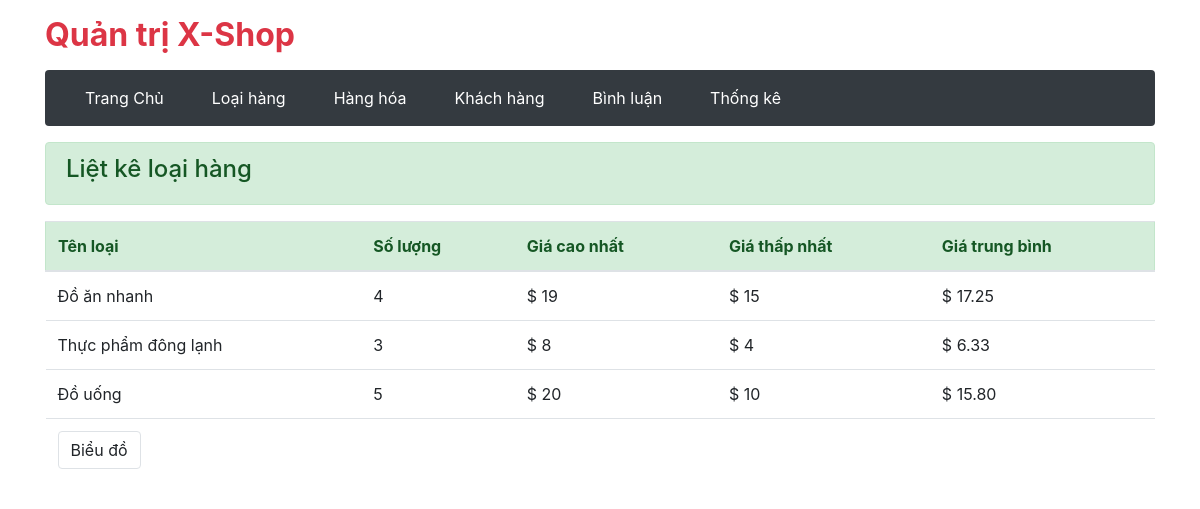
Screenshot of /admin/statistical/index.php (signed in) with the database file from the repository.
### tables this page shows
CREATE TABLE `loai` (
  `ma_loai` int(11) NOT NULL,
  `ten_loai` varchar(50) NOT NULL
);

### admin/statistical/index.php (called while the page is built, shortened)
<?php
    require '../../dao/functionMember.php';
    require '../../dao/functionProduct.php';
    $items = statisticalProduct();
    require "../layout.php";
?>

### dao/functionProduct.php (called while the page is built, shortened)
<?php
    require_once 'database.php';
    function statisticalProduct(){
        global $conn;
        $select = "SELECT L.*, H.ma_loai, H.don_gia, COUNT(H.ma_loai) AS so_luong , MAX(h.don_gia), MIN(h.don_gia), AVG(H.don_gia)
                    FROM loai AS L INNER JOIN hang_hoa AS H ON L.ma_loai = H.ma_loai
                    GROUP BY H.ma_loai";
        return $conn->query($select);
    }

### admin/statistical/listStatistical.php (the view)
<div class="alert alert-success mt-3">
    <h4>Liệt kê loại hàng</h4>
</div>
<form action="" method="post">
    <table class="table ">
        <thead class="alert alert-success">
            <tr>
                <th scope="col">Tên loại</th>
                <th scope="col">Số lượng</th>
                <th scope="col">Giá cao nhất</th>
                <th scope="col">Giá thấp nhất</th>
                <th scope="col">Giá trung bình</th>
            </tr>
        </thead>
        <tbody>
            <?php foreach ($items as $item) : ?>
                <tr>
                    <td><?= $item['ten_loai'] ?></td>
                    <td><?= $item['so_luong'] ?></td>
                    <td>$ <?= $item['MAX(h.don_gia)'] ?></td>
                    <td>$ <?= $item['MIN(h.don_gia)'] ?></td>
                    <td>$ <?= number_format($item['AVG(H.don_gia)'], 2) ?></td>
                </tr>
            <?php endforeach ?>
        </tbody>
        <tfoot>
            <tr>
                <td colspan="7">
                    <a href="index.php?chart" class="btn btn-defaut border">Biểu đồ</a>
                </td>
            </tr>
        </tfoot>
    </table>
</form>

### rows the page displays
loai: ten_loai "Đồ ăn nhanh", so_luong "4", MAX "19", MIN "15", AVG "17.25"
loai: ten_loai "Thực phẩm đông lạnh", so_luong "3", MAX "8", MIN "4", AVG "6.33"
loai: ten_loai "Đồ uống", so_luong "5", MAX "20", MIN "10", AVG "15.80"
